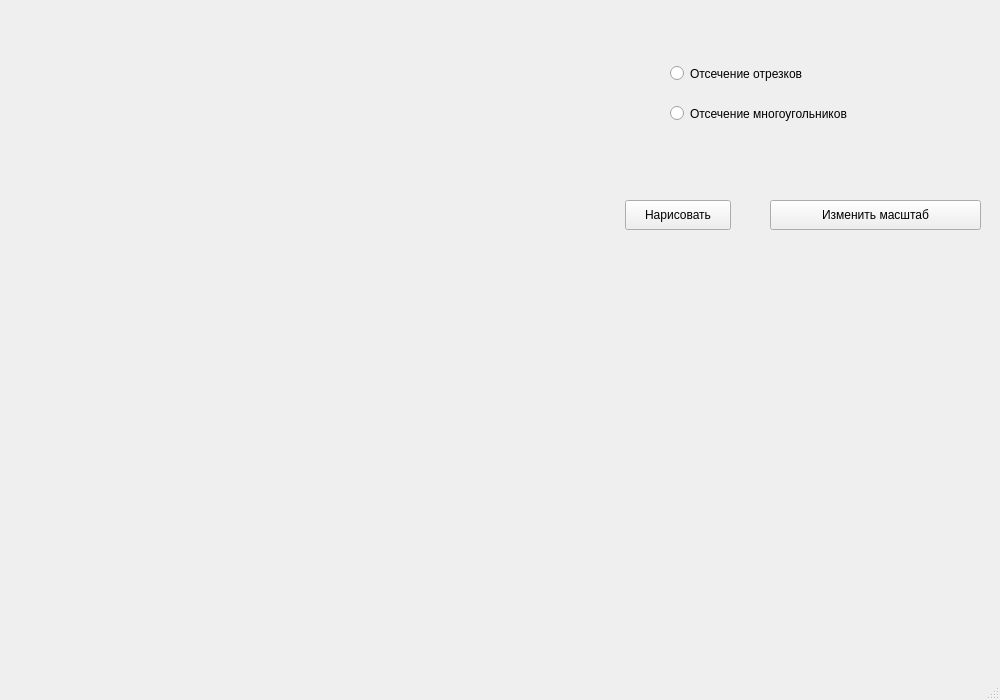
<?xml version="1.0" encoding="UTF-8"?>
<ui version="4.0">
 <class>MainWindow</class>
 <widget class="QMainWindow" name="MainWindow">
  <property name="geometry">
   <rect>
    <x>0</x>
    <y>0</y>
    <width>1000</width>
    <height>700</height>
   </rect>
  </property>
  <property name="windowTitle">
   <string>Отсечения</string>
  </property>
  <widget class="QWidget" name="centralwidget">
   <widget class="QRadioButton" name="polygons">
    <property name="geometry">
     <rect>
      <x>670</x>
      <y>100</y>
      <width>251</width>
      <height>27</height>
     </rect>
    </property>
    <property name="sizePolicy">
     <sizepolicy hsizetype="Minimum" vsizetype="Fixed">
      <horstretch>0</horstretch>
      <verstretch>0</verstretch>
     </sizepolicy>
    </property>
    <property name="text">
     <string>Отсечение многоугольников</string>
    </property>
   </widget>
   <widget class="QPushButton" name="changeScale">
    <property name="geometry">
     <rect>
      <x>770</x>
      <y>200</y>
      <width>211</width>
      <height>30</height>
     </rect>
    </property>
    <property name="sizePolicy">
     <sizepolicy hsizetype="Expanding" vsizetype="Fixed">
      <horstretch>0</horstretch>
      <verstretch>0</verstretch>
     </sizepolicy>
    </property>
    <property name="text">
     <string>Изменить масштаб</string>
    </property>
   </widget>
   <widget class="QRadioButton" name="segments">
    <property name="geometry">
     <rect>
      <x>670</x>
      <y>60</y>
      <width>181</width>
      <height>27</height>
     </rect>
    </property>
    <property name="sizePolicy">
     <sizepolicy hsizetype="Minimum" vsizetype="Fixed">
      <horstretch>0</horstretch>
      <verstretch>0</verstretch>
     </sizepolicy>
    </property>
    <property name="text">
     <string>Отсечение отрезков</string>
    </property>
   </widget>
   <widget class="QPushButton" name="draw">
    <property name="geometry">
     <rect>
      <x>625</x>
      <y>200</y>
      <width>106</width>
      <height>30</height>
     </rect>
    </property>
    <property name="sizePolicy">
     <sizepolicy hsizetype="Expanding" vsizetype="Fixed">
      <horstretch>0</horstretch>
      <verstretch>0</verstretch>
     </sizepolicy>
    </property>
    <property name="text">
     <string>Нарисовать</string>
    </property>
   </widget>
  </widget>
  <widget class="QMenuBar" name="menubar">
   <property name="geometry">
    <rect>
     <x>0</x>
     <y>0</y>
     <width>1000</width>
     <height>26</height>
    </rect>
   </property>
  </widget>
  <widget class="QStatusBar" name="statusbar"/>
 </widget>
 <resources/>
 <connections/>
</ui>
